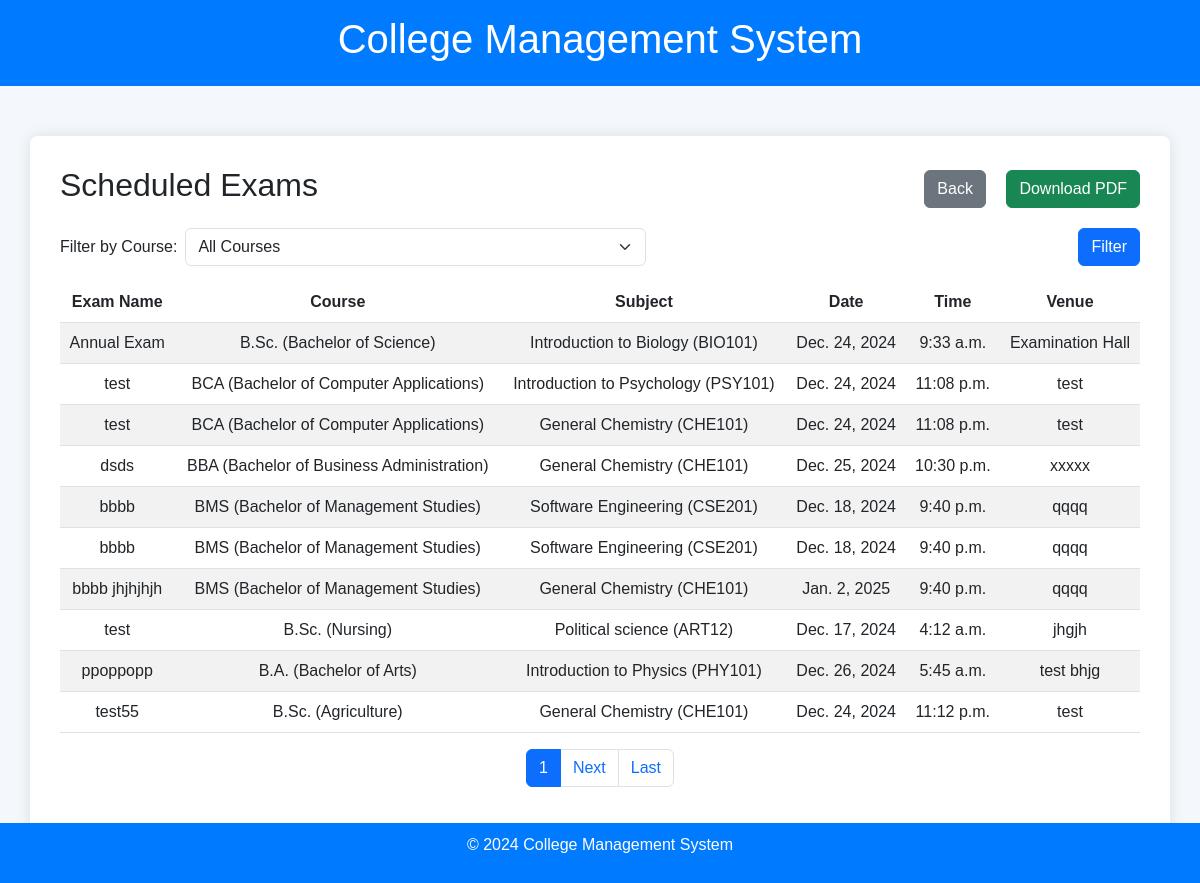
Page /view_exams/ on the committed database.
### core/models.py (models this page shows, shortened)
class Exam(models.Model):
    exam_name = models.CharField(max_length=255)
    date = models.DateField()
    time = models.TimeField()
    venue = models.CharField(max_length=255)
    course11 = models.ForeignKey('Course1', on_delete=models.CASCADE)
    subjects = models.ForeignKey('Courses', on_delete=models.CASCADE)
    seating_arrangement = models.TextField(blank=True, help_text="Details about seating arrangement")

class Course1(models.Model):
    name = models.CharField(max_length=255)
    description = models.TextField(blank=True, null=True)
    def __str__(self):
        return self.name

class Courses(models.Model):
    name = models.CharField(max_length=255)
    code = models.CharField(max_length=20, unique=True)
    description = models.TextField(blank=True)
    credit_hours = models.IntegerField()
    duration_weeks = models.IntegerField()
    department = models.CharField(max_length=100)  # Can be replaced with a ForeignKey to a Department model
    def __str__(self):
        return f"{self.name} ({self.code})"

### core/views.py (the view)
# urls.py: path('view_exams/', views.view_exams, name='view_exams'),
def view_exams(request):
    courses = Course1.objects.all()
    selected_course_id = request.GET.get('course')
    if selected_course_id and selected_course_id != 'all':
        exams = Exam.objects.filter(course11_id=selected_course_id)
    else:
        exams = Exam.objects.all()
    paginator = Paginator(exams, 10)  # 10 exams per page
    page_number = request.GET.get('page')
    exams_page = paginator.get_page(page_number)
    context = {
        'exams': exams_page,
        'courses': courses,
        'selected_course_id': selected_course_id,  # To preserve filter state
    }
    return render(request, 'exams/view_exams.html', context)

### core/templates/exams/view_exams.html (shortened to what this page needs)
<!DOCTYPE html>
<html lang="en">
<head>
    <link href="https://cdn.jsdelivr.net/npm/bootstrap@5.3.0-alpha1/dist/css/bootstrap.min.css" rel="stylesheet">
</head>
<body>
    <header>
        <div class="container">
            <h1>College Management System</h1>
        </div>
    </header>
    <div class="container content-section">
        <div class="exam-table">
            <div class="d-flex justify-content-between align-items-center mb-3">
                <h2 class="text-center">Scheduled Exams</h2>
                <div>
                    <a href="javascript:history.back()" class="btn btn-secondary">Back</a>
                    <button id="downloadPdf" class="btn btn-success ms-3">Download PDF</button>
                </div>
            </div>
            <form method="GET" class="mb-3 d-flex justify-content-between">
                <div class="d-flex align-items-center">
                    <label for="filter" class="me-2">Filter by Course:</label>
                    <select name="course" id="filter" class="form-select w-auto">
                        <option value="all">All Courses</option>
                    </select>
                </div>
                <button type="submit" class="btn btn-primary">Filter</button>
            </form>
            <table class="table table-striped" id="examTable">
                <thead>
                    <tr>
                        <th>Exam Name</th>
                        <th>Course</th>
                        <th>Subject</th>
                        <th>Date</th>
                        <th>Time</th>
                        <th>Venue</th>
                    </tr>
                </thead>
                <tbody>
                    {% for exam in exams %}
                    <tr>
                        <td>{{ exam.exam_name }}</td>
                        <td>{{ exam.course11 }}</td>
                        <td>{{ exam.subjects }}</td>
                        <td>{{ exam.date }}</td>
                        <td>{{ exam.time }}</td>
                        <td>{{ exam.venue }}</td>
                    </tr>
                    {% empty %}
                    <tr>
                        <td colspan="6" class="text-center">No exams scheduled</td>
                    </tr>
                    {% endfor %}
                </tbody>
            </table>
            <nav>
                <ul class="pagination">
                    <li class="page-item active">
                        <span class="page-link">{{ exams.number }}</span>
                    </li>
                    {% if exams.has_next %}
                    <li class="page-item">
                        <a class="page-link" href="?page={{ exams.next_page_number }}">Next</a>
                    </li>
                    <li class="page-item">
                        <a class="page-link" href="?page={{ exams.paginator.num_pages }}">Last</a>
                    </li>
                    {% endif %}
                </ul>
            </nav>
        </div>
    </div>
    <footer>
        <p>© 2024 College Management System</p>
    </footer>
</body>
</html>

### core/templates/exams/view_exams.html (style rules this page uses)
body { font-family: 'Arial', sans-serif; background-color: #f4f7fc; }
header { background-color: #007bff; color: white; padding: 15px 0; text-align: center; }
footer { background-color: #007bff; color: white; padding: 10px 0; text-align: center; position: fixed; width: 100%; bottom: 0; }
.content-section { padding: 50px 0; }
.exam-table { background-color: white; padding: 30px; border-radius: 8px; box-shadow: 0 0 15px rgba(0, 0, 0, 0.1); }
.exam-table th, .exam-table td { text-align: center; }
.pagination { justify-content: center; }

### rows in the picture
Exam: exam_name "Annual Exam", course11 "B.Sc. (Bachelor of Science)", subjects "Introduction to Biology (BIO101)", date "Dec. 24, 2024", time "9:33 a.m.", venue "Examination Hall"
Exam: exam_name "test", course11 "BCA (Bachelor of Computer Applications)", subjects "Introduction to Psychology (PSY101)", date "Dec. 24, 2024", time "11:08 p.m.", venue "test"
Exam: exam_name "test", course11 "BCA (Bachelor of Computer Applications)", subjects "General Chemistry (CHE101)", date "Dec. 24, 2024", time "11:08 p.m.", venue "test"
Exam: exam_name "dsds", course11 "BBA (Bachelor of Business Administration)", subjects "General Chemistry (CHE101)", date "Dec. 25, 2024", time "10:30 p.m.", venue "xxxxx"
Exam: exam_name "bbbb", course11 "BMS (Bachelor of Management Studies)", subjects "Software Engineering (CSE201)", date "Dec. 18, 2024", time "9:40 p.m.", venue "qqqq"
Exam: exam_name "bbbb", course11 "BMS (Bachelor of Management Studies)", subjects "Software Engineering (CSE201)", date "Dec. 18, 2024", time "9:40 p.m.", venue "qqqq"
Exam: exam_name "bbbb jhjhjhjh", course11 "BMS (Bachelor of Management Studies)", subjects "General Chemistry (CHE101)", date "Jan. 2, 2025", time "9:40 p.m.", venue "qqqq"
Exam: exam_name "test", course11 "B.Sc. (Nursing)", subjects "Political science (ART12)", date "Dec. 17, 2024", time "4:12 a.m.", venue "jhgjh"
Exam: exam_name "ppoppopp", course11 "B.A. (Bachelor of Arts)", subjects "Introduction to Physics (PHY101)", date "Dec. 26, 2024", time "5:45 a.m.", venue "test bhjg"
Exam: exam_name "test55", course11 "B.Sc. (Agriculture)", subjects "General Chemistry (CHE101)", date "Dec. 24, 2024", time "11:12 p.m.", venue "test"

### other values in the picture
{{ exams.number }} "1"
